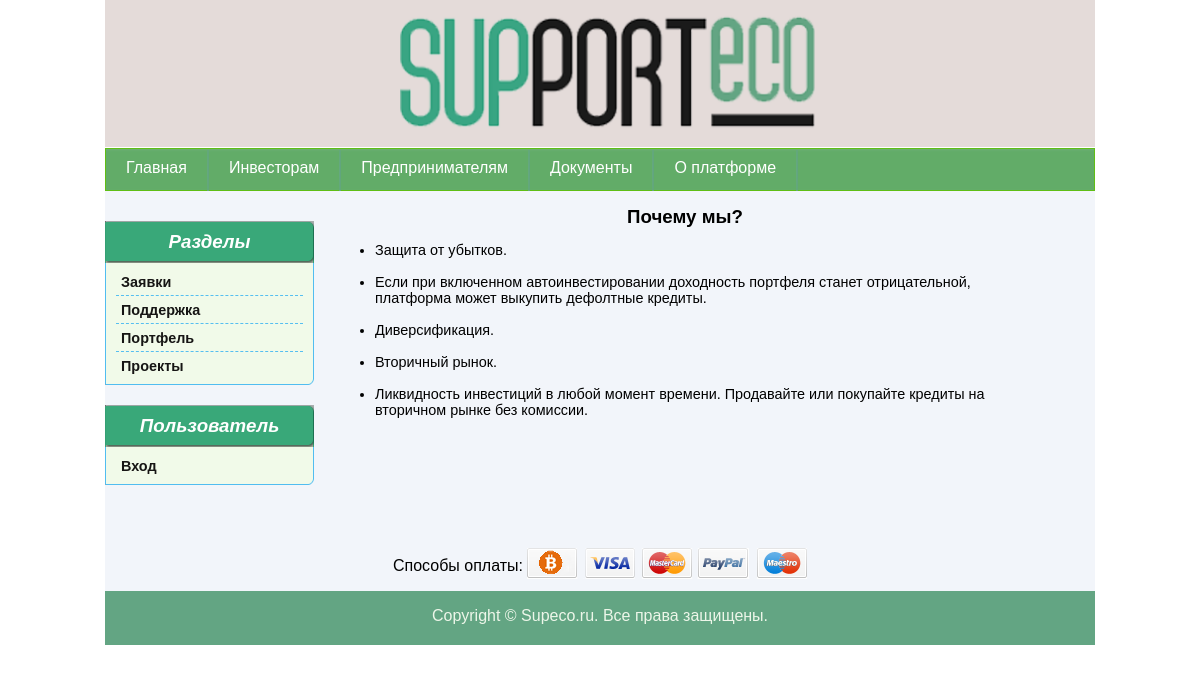
/shop/investoram, run on the app's committed database.
### shop/models.py (models this page shows, shortened)
class Section(models.Model):
    title = models.CharField(
        max_length=70,
        help_text='Тут надо ввести название раздела',
        unique=True,
        verbose_name='Название раздела'
    )
    class Meta:
        ordering = ['id']
        verbose_name = 'Раздел'
        verbose_name_plural = 'Разделы'

### shop/views.py (the view)
# urls.py: path('investoram', views.investoram, name='investoram'),
def investoram(request):
    sections = Section.objects.all().order_by('title')
    return render(
        request,
        'investoram.html',
        context={'investoram': investoram}
    )

### shop/context_processors.py (called while the page is built)
def add_default_data(request):
    sections = Section.objects.all().order_by('title')
    return {'sections': sections}

### shop/templates/investoram.html (shortened to what this page needs)
{% extends 'main.html' %}
{% block content %}
<div id="article">
	<h2>Почему мы?</h2>
    <ul>
        <li>Защита от убытков.</li>
        <br>
        <li>Если при включенном автоинвестировании доходность портфеля станет отрицательной, платформа может выкупить дефолтные кредиты.</li>
        <br>
        <li>Диверсификация.</li>
        <br>
        <li>Вторичный рынок.</li>
        <br>
        <li>Ликвидность инвестиций в любой момент времени. Продавайте или покупайте кредиты на вторичном рынке без комиссии.</li>
    </ul>
</div>
{% endblock %}

### shop/templates/main.html (shortened to what this page needs)
<!DOCTYPE html>
<html xmlns="http://www.w3.org/1999/xhtml">
<head>
    {% load static %}
    <link rel="stylesheet" href="{% static 'styles/main.css' %}" type="text/css"/>
</head>
<body>
<div id="container">
    <div id="header">
        <img src="{% static 'images/header1.png' %}" alt="Шапка"/>
    </div>
    <div id="topmenu">
        <ul>
            <li>
                <a href="{% url 'index' %}">Главная</a>
            </li>
            <li>
                <img src="{% static 'images/topmenu_border.png' %}" alt=""/>
            </li>
            <li>
                <a href="{% url 'investoram' %}">Инвесторам</a>
            </li>
            <li>
                <img src="{% static 'images/topmenu_border.png' %}" alt=""/>
            </li>
            <li>
                <a href="{% url 'enterpriser' %}">Предпринимателям</a>
            </li>
            <li>
                <img src="{% static 'images/topmenu_border.png' %}" alt=""/>
            </li>
            <li>
                <a href="{% url 'index' %}">Документы</a>
            </li>
            <li>
                <img src="{% static 'images/topmenu_border.png' %}" alt=""/>
            </li>
            <li>
                <a href="">О платформе</a>
            </li>
            <li>
                <img src="{% static 'images/topmenu_border.png' %}" alt=""/>
            </li>
        </ul>
        <div id="search">
            <form name="search" action="" method="get">
                <table>
                    <tr>
                        <td class="input_left"></td>
                        <td class="input_right"></td>
                    </tr>
                </table>
            </form>
        </div>
    </div>
    <div id="content">
        <div id="left">
            <div class="menu">
                <div class="header">
                    <h3>Разделы</h3>
                </div>
                <div class="items">
                    {% for section in sections %}
                        <p>
                            <a href="{{ section.get_absolute_url }}">{{ section.title}}</a>
                        </p>
                    {% endfor %}
                </div>
                <div class="bottom"></div>
            </div>
            <div class="menu">
                <div class="header">
                    <h3>Пользователь</h3>
                </div>
                <div class="items">
                    {% if user.is_authenticated %}
                        <p>
                            <a href="{% url 'logout' %}?next={{ request.path }}">Выход</a>
                        </p>
                        <p>
                            <a href="{% url 'orders' %}">Ваши инвестиции</a>
                        </p>
                    {% else %}
                        <p>
                            <a href="{% url 'login' %}?next={{ request.path }}">Вход</a>
                        </p>
                    {% endif %}
                </div>
                <div class="bottom"></div>
            </div>
        </div>
        <div id="right">
            {% block content %}{% endblock %}
        </div>
        <div id="footer">
            <div id="pm">
                <table>
                    <tr>
                        <td>Способы оплаты:</td>
                        <td>
                            <img src="{% static 'images/pm.png' %}" alt="Способы оплаты"/>
                        </td>
                    </tr>
                </table>
            </div>
            <div id="copy">
                <p>Copyright &copy; Supeco.ru. Все права защищены.</p>
            </div>
        </div>
    </div>
</div>
</body>
</html>

### shop/static/styles/main.css (style rules this page uses)
body { font-family: Verdana, Arial, Tahoma; margin: 0; padding: 0; }
#container, #header img { width: 990px; }
#container { margin: 0 auto; }
#header { height: 148px; }
#topmenu { background: url("../images/bg_topmenu.png") repeat-x; border: 1px solid #60be15; height: 31px; padding-top: 10px; }
#topmenu ul { list-style: none; margin: 0; padding: 0; }
#topmenu ul li { float: left; }
#topmenu ul li img { margin-top: -9px; }
#topmenu a { color: #fff; display: block; margin: 0 20px; text-decoration: none; }
#search table { border-collapse: collapse; }
#search table td { display: inline-block; padding: 0; }
#search .input_left, #search .input_right { height: 22px; }
#search .input_left { background: url("../images/search_left.png") no-repeat; width: 30px; }
#search .input_right { background: url("../images/search_right.png") no-repeat; width: 7px; }
#content { background-color: #f2f5fa; padding-top: 10px; width: 100%; }
.header { padding-top: 10px; }
.header h3 { color: #fff; font-style: italic; margin: 0; text-align: center; }
#left, #left .header, #left .bottom { width: 209px; }
#left .menu { background-color: #f1fae9; margin: 20px 0; }
#left .header { background: url("../images/left_header.png") no-repeat; height: 32px; }
#left .items { border: 1px solid #51bdf0; border-bottom: none; border-top: none; padding: 10px 10px 0; }
#left .items p { border-bottom: 1px dashed #56bff0; margin: 0 0 5px; }
#left .items p a { color: #161514; display: inline-block; font-size: 90%; font-weight: bold; margin: 0 0 5px 5px; text-decoration: none; }
#left .bottom { background: url("../images/left_bottom.png") no-repeat; height: 6px; }
#left { float: left; }
#right { margin-left: 230px; }
#footer { background: url("../images/footer_bg.png") repeat-x bottom; }
#footer #pm table { margin: 40px auto -80px; }
#footer #copy { background: url("../images/footer.png") no-repeat 2% bottom; height: 54px; padding-top: 85px; }
#footer #copy p { color: #edf6e9; text-align: center; }
#article { font-size: 90%; width: 700px; }
#article h2 { font-size: 130%; margin: 5px 0; text-align: center; }
#left .items p:last-child { border-bottom: none; margin: 0; }

### data on the page
Section: title "Заявки"
Section: title "Поддержка"
Section: title "Портфель"
Section: title "Проекты"
